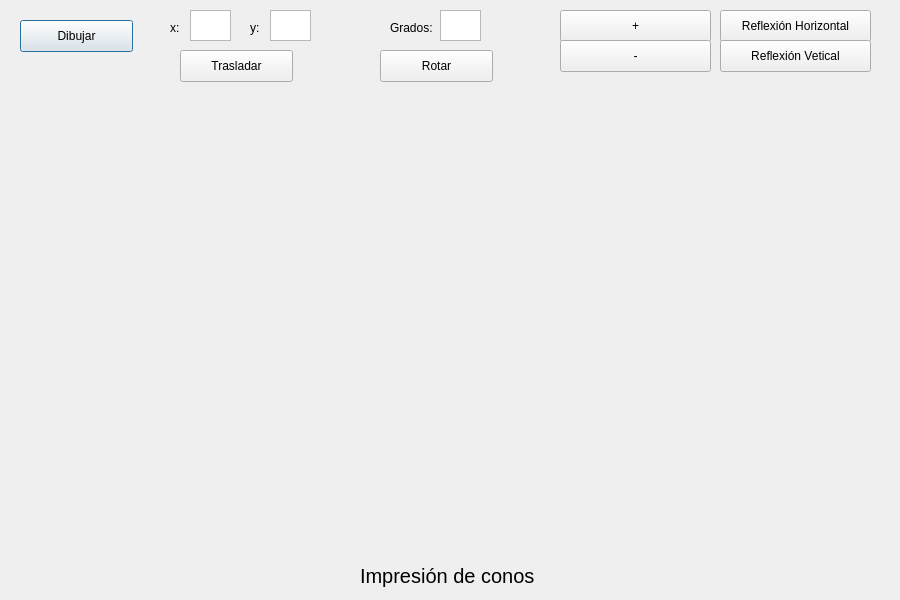
<?xml version="1.0" encoding="UTF-8"?>
<ui version="4.0">
 <class>Cono</class>
 <widget class="QDialog" name="Cono">
  <property name="geometry">
   <rect>
    <x>0</x>
    <y>0</y>
    <width>900</width>
    <height>600</height>
   </rect>
  </property>
  <property name="windowTitle">
   <string>Cono</string>
  </property>
  <widget class="QPushButton" name="pushButton">
   <property name="geometry">
    <rect>
     <x>20</x>
     <y>20</y>
     <width>113</width>
     <height>32</height>
    </rect>
   </property>
   <property name="text">
    <string>Dibujar</string>
   </property>
  </widget>
  <widget class="QLabel" name="label_3">
   <property name="geometry">
    <rect>
     <x>170</x>
     <y>20</y>
     <width>41</width>
     <height>16</height>
    </rect>
   </property>
   <property name="text">
    <string>x:</string>
   </property>
  </widget>
  <widget class="QPushButton" name="pushButton_2">
   <property name="geometry">
    <rect>
     <x>180</x>
     <y>50</y>
     <width>113</width>
     <height>32</height>
    </rect>
   </property>
   <property name="text">
    <string>Trasladar</string>
   </property>
  </widget>
  <widget class="QLabel" name="label_4">
   <property name="geometry">
    <rect>
     <x>250</x>
     <y>20</y>
     <width>51</width>
     <height>16</height>
    </rect>
   </property>
   <property name="text">
    <string>y:</string>
   </property>
  </widget>
  <widget class="QTextEdit" name="boxYinicio">
   <property name="geometry">
    <rect>
     <x>270</x>
     <y>10</y>
     <width>41</width>
     <height>31</height>
    </rect>
   </property>
  </widget>
  <widget class="QTextEdit" name="boxXinicio">
   <property name="geometry">
    <rect>
     <x>190</x>
     <y>10</y>
     <width>41</width>
     <height>31</height>
    </rect>
   </property>
  </widget>
  <widget class="QPushButton" name="pushButton_5">
   <property name="geometry">
    <rect>
     <x>560</x>
     <y>10</y>
     <width>151</width>
     <height>32</height>
    </rect>
   </property>
   <property name="text">
    <string>+</string>
   </property>
  </widget>
  <widget class="QPushButton" name="pushButton_3">
   <property name="geometry">
    <rect>
     <x>380</x>
     <y>50</y>
     <width>113</width>
     <height>32</height>
    </rect>
   </property>
   <property name="text">
    <string>Rotar</string>
   </property>
  </widget>
  <widget class="QPushButton" name="pushButton_6">
   <property name="geometry">
    <rect>
     <x>720</x>
     <y>10</y>
     <width>151</width>
     <height>32</height>
    </rect>
   </property>
   <property name="text">
    <string>Reflexión Horizontal</string>
   </property>
  </widget>
  <widget class="QPushButton" name="pushButton_4">
   <property name="geometry">
    <rect>
     <x>560</x>
     <y>40</y>
     <width>151</width>
     <height>32</height>
    </rect>
   </property>
   <property name="text">
    <string>-</string>
   </property>
  </widget>
  <widget class="QPushButton" name="pushButton_7">
   <property name="geometry">
    <rect>
     <x>720</x>
     <y>40</y>
     <width>151</width>
     <height>32</height>
    </rect>
   </property>
   <property name="text">
    <string>Reflexión Vetical</string>
   </property>
  </widget>
  <widget class="QTextEdit" name="boxGrados">
   <property name="geometry">
    <rect>
     <x>440</x>
     <y>10</y>
     <width>41</width>
     <height>31</height>
    </rect>
   </property>
  </widget>
  <widget class="QLabel" name="label_5">
   <property name="geometry">
    <rect>
     <x>390</x>
     <y>20</y>
     <width>51</width>
     <height>16</height>
    </rect>
   </property>
   <property name="text">
    <string>Grados:</string>
   </property>
  </widget>
  <widget class="QLabel" name="label">
   <property name="geometry">
    <rect>
     <x>360</x>
     <y>560</y>
     <width>191</width>
     <height>31</height>
    </rect>
   </property>
   <property name="font">
    <font>
     <pointsize>15</pointsize>
    </font>
   </property>
   <property name="text">
    <string>Impresión de conos</string>
   </property>
  </widget>
 </widget>
 <resources/>
 <connections/>
</ui>
